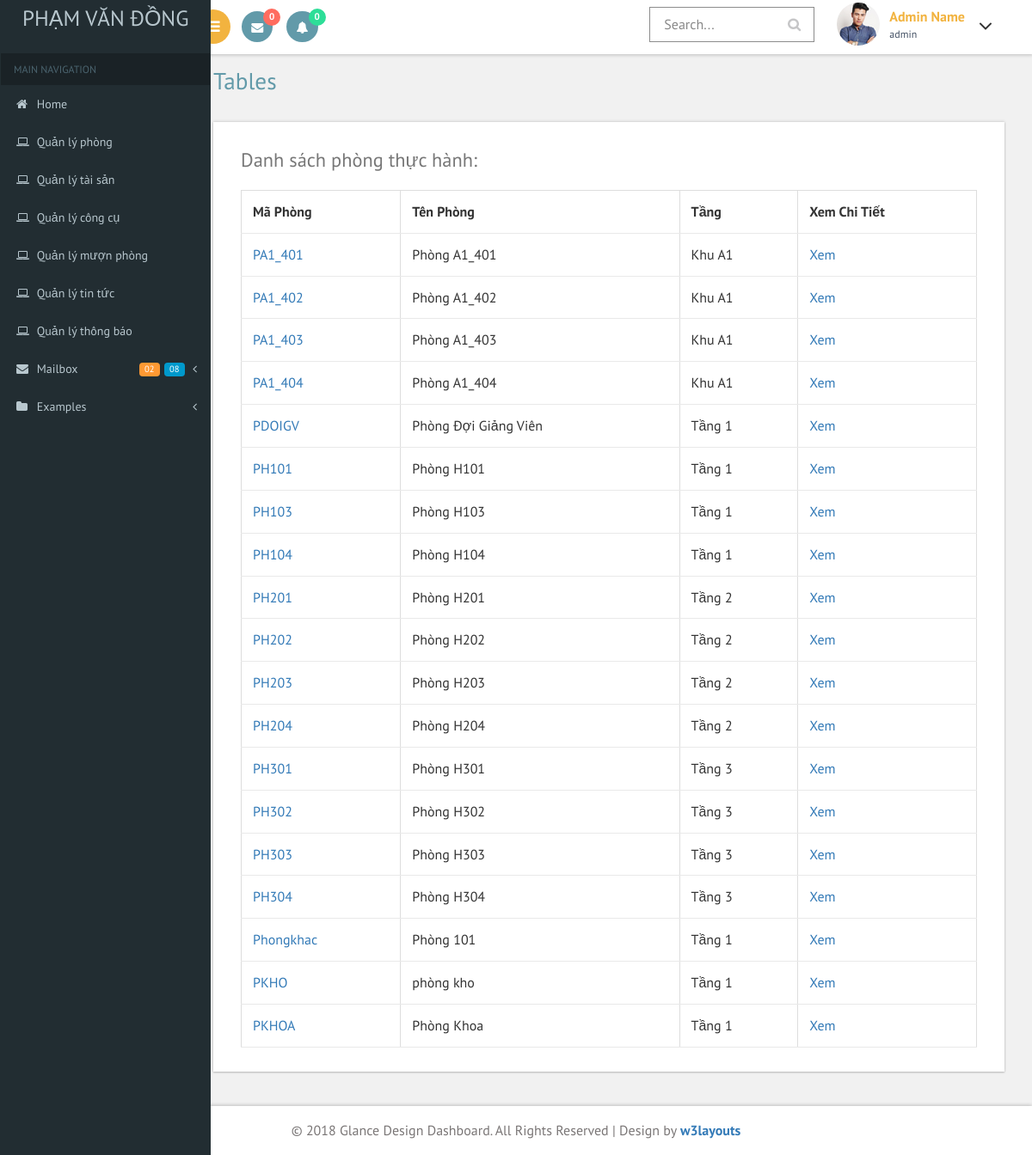
The page /managerAsset/listRoom.php (signed in) on the database its author committed.
### tables this page shows
CREATE TABLE `room` (
  `roomid` varchar(20) NOT NULL,
  `roomname` varchar(200) NOT NULL,
  `location` varchar(30) NOT NULL,
  `function` varchar(50) NOT NULL,
  `note` varchar(200) NOT NULL
);

### managerAsset/listRoom.php (the view, shortened to what this page needs)
<?php
$role = $_SESSION['role'];
if ($role == 'admin') {
?>
<!DOCTYPE HTML>
<html>
<head>
<link href="../css/bootstrap.css" rel='stylesheet' type='text/css' />
<link href="../css/style.css" rel='stylesheet' type='text/css' />
<link href="../css/font-awesome.css" rel="stylesheet">
 <link href='../css/SidebarNav.min.css' media='all' rel='stylesheet' type='text/css'/>
<link href="../css/custom.css" rel="stylesheet">
</head>
	<?php
		include("ketnoi2.php");
		$sql = "select * from room";
		$resut =mysqli_query($link,$sql);
	?>
<body class="cbp-spmenu-push">
	<div class="main-content">
		<?php
			include "header_admin.php";
			include "menu_admin.php";
		?>
		<div id="page-wrapper">
			<div class="main-page">
				<div class="tables">
					<h2 class="title1">Tables</h2>
					<div class="bs-example widget-shadow" data-example-id="bordered-table">
						<h4>Danh sách phòng thực hành:</h4>
						<table class="table table-bordered">
							<thead>
								<tr>
									<th>mã phòng</th>
									<th>tên phòng</th>
									<th>tầng</th>
									<th>Xem chi tiết</th>
								</tr>
							</thead>
							<tbody>
								<?php
								    while($rs=mysqli_fetch_array($resut))
								    {
							    ?>
								<tr>
									<td><a href="listAsset.php?roomid=<?php echo $rs["roomid"]?>"><?php echo $rs["roomid"]?></a></td>
									<td><?php echo $rs["roomname"]?></td>
									<td><?php echo $rs["location"]?></td>
									<td><a href="listAsset.php?roomid=<?php echo $rs["roomid"]?>">Xem</a> </td>
								</tr>
								<?php
									}
								?>
							</tbody>
						</table>
					</div>
				</div>
			</div>
		</div>
		<?php include "footer_admin.php"; ?>
	</div>
</body>
</html>
<?php
}else{
  session_destroy();
  echo("<script > alert('Bạn không đủ quyền truy cập vào trang này!');
  window.location='../index.php';</script>");
}
?>

### managerAsset/header_admin.php (shortened to what this page needs)
<?php
	include "ketnoi2.php";
	$user = $_SESSION['username'];
	$sql = "select COUNT(*) as count FROM notification WHERE receiver = '$user' and status = 'not seen'";
	$sqlnoti = "select COUNT(*) as count FROM borrowroom WHERE status = 'pending'";
	$result = mysqli_query($link,$sql);
	$resultnoti = mysqli_query($link,$sqlnoti);
	$count = "";
	$countnoti = "";
	while($rs=mysqli_fetch_array($result))
	{
		$count = $rs["count"];
	}
	while($rs=mysqli_fetch_array($resultnoti))
	{
		$countnoti = $rs["count"];
	}
?>
		<div class="sticky-header header-section ">
			<div class="header-left">
				<button id="showLeftPush"><i class="fa fa-bars"></i></button>
				<div class="profile_details_left">
					<ul class="nofitications-dropdown">
						<li class="dropdown head-dpdn">
							<a href="#" class="dropdown-toggle" data-toggle="dropdown" aria-expanded="false"><i class="fa fa-envelope"></i><span class="badge"><?php echo $count; ?></span></a>
						</li>
						<li class="dropdown head-dpdn">
							<a href="#" class="dropdown-toggle" data-toggle="dropdown" aria-expanded="false"><i class="fa fa-bell"></i><span class="badge blue"><?php echo $countnoti; ?></span></a>
						</li>
					</ul>
					<div class="clearfix"> </div>
				</div>
				<div class="clearfix"> </div>
			</div>
			<div class="header-right">
				<div class="search-box">
					<form class="input">
						<input class="sb-search-input input__field--madoka" placeholder="Search..." type="search" id="input-31" />
						<label class="input__label" for="input-31">
							<svg class="graphic" width="100%" height="100%" viewBox="0 0 404 77" preserveAspectRatio="none">
								<path d="m0,0l404,0l0,77l-404,0l0,-77z"/>
							</svg>
						</label>
					</form>
				</div>
				<div class="profile_details">
					<ul>
						<li class="dropdown profile_details_drop">
							<a href="#" class="dropdown-toggle" data-toggle="dropdown" aria-expanded="false">
								<div class="profile_img">
									<span class="prfil-img"><img src="images/2.jpg" alt=""> </span>
									<div class="user-name">
										<p>Admin Name</p>
										<span><?php echo $user ?></span>
									</div>
									<i class="fa fa-angle-down lnr"></i>
									<div class="clearfix"></div>
								</div>
							</a>
						</li>
					</ul>
				</div>
			</div>
			<div class="clearfix"> </div>
		</div>

### managerAsset/menu_admin.php (shortened to what this page needs)
<div class="cbp-spmenu cbp-spmenu-vertical cbp-spmenu-left" id="cbp-spmenu-s1">
	<aside class="sidebar-left">
     <nav class="navbar navbar-inverse">
         <div class="navbar-header">
           <h6><a class="navbar-brand" href="http://pdu.edu.vn/">Phạm Văn Đồng</a></h6>
         </div>
         <div class="collapse navbar-collapse" id="bs-example-navbar-collapse-1">
           <ul class="sidebar-menu">
             <li class="header">MAIN NAVIGATION</li>
             <li class="treeview">
               <a href="../index_admin.php">
               <i class="fa fa-home"></i> <span>Home</span>
               </a>
             </li>
             <li class="treeview">
               <a href="../managerRoom/listRoom.php">
               <i class="fa fa-laptop"></i>
               <span>Quản lý phòng</span>
               </a>
             </li>
             <li class="treeview">
               <a href="listRoom.php">
               <i class="fa fa-laptop"></i>
               <span>Quản lý tài sản</span>
               </a>
             </li>
             <li class="treeview">
               <a href="../managerTools/listRoom.php">
               <i class="fa fa-laptop"></i>
               <span>Quản lý công cụ</span>
               </a>
             </li>
             <li class="treeview">
               <a href="../managerBorrowRoom/listBorrowRoom.php">
               <i class="fa fa-laptop"></i>
               <span>Quản lý mượn phòng</span>
               </a>
             </li>
             <li class="treeview">
               <a href="../managerNews/listNews.php">
               <i class="fa fa-laptop"></i>
               <span>Quản lý tin tức</span>
               </a>
             </li>
             <li class="treeview">
               <a href="../managerNotification/listNotification.php">
               <i class="fa fa-laptop"></i>
               <span>Quản lý thông báo</span>
               </a>
             </li>
             <li class="treeview">
               <a href="#">
               <i class="fa fa-envelope"></i> <span>Mailbox </span>
               <i class="fa fa-angle-left pull-right"></i><small class="label pull-right label-info1">08</small><span class="label label-primary1 pull-right">02</span></a>
             </li>
             <li class="treeview">
               <a href="#">
               <i class="fa fa-folder"></i> <span>Examples</span>
               <i class="fa fa-angle-left pull-right"></i>
               </a>
             </li>
           </ul>
         </div>
     </nav>
   </aside>
</div>

### managerAsset/footer_admin.php
<div class="footer">
   <p>&copy; 2018 Glance Design Dashboard. All Rights Reserved | Design by <a href="https://w3layouts.com/" target="_blank">w3layouts</a></p>
</div>

### css/custom.css (style rules this page uses)
#page-wrapper { padding:5em 2em 2.5em; background-color: #F1F1F1; }

### managerAsset/listRoom.php (style rules this page uses)
.navbar { margin-bottom:0px; }

### rows shown on the page
room: roomid "PA1_401", roomname "Phòng A1_401", location "Khu A1"
room: roomid "PA1_402", roomname "Phòng A1_402", location "Khu A1"
room: roomid "PA1_403", roomname "Phòng A1_403", location "Khu A1"
room: roomid "PA1_404", roomname "Phòng A1_404", location "Khu A1"
room: roomid "PDOIGV", roomname "Phòng Đợi Giảng Viên", location "Tầng 1"
room: roomid "PH101", roomname "Phòng H101", location "Tầng 1"
room: roomid "PH103", roomname "Phòng H103", location "Tầng 1"
room: roomid "PH104", roomname "Phòng H104", location "Tầng 1"
room: roomid "PH201", roomname "Phòng H201", location "Tầng 2"
room: roomid "PH202", roomname "Phòng H202", location "Tầng 2"
room: roomid "PH203", roomname "Phòng H203", location "Tầng 2"
room: roomid "PH204", roomname "Phòng H204", location "Tầng 2"
room: roomid "PH301", roomname "Phòng H301", location "Tầng 3"
room: roomid "PH302", roomname "Phòng H302", location "Tầng 3"
room: roomid "PH303", roomname "Phòng H303", location "Tầng 3"
room: roomid "PH304", roomname "Phòng H304", location "Tầng 3"
room: roomid "Phongkhac", roomname "Phòng 101", location "Tầng 1"
room: roomid "PKHO", roomname "phòng kho", location "Tầng 1"
room: roomid "PKHOA", roomname "Phòng Khoa", location "Tầng 1"

### other values the page prints
$count "0"
$countnoti "0"
$user "admin"
